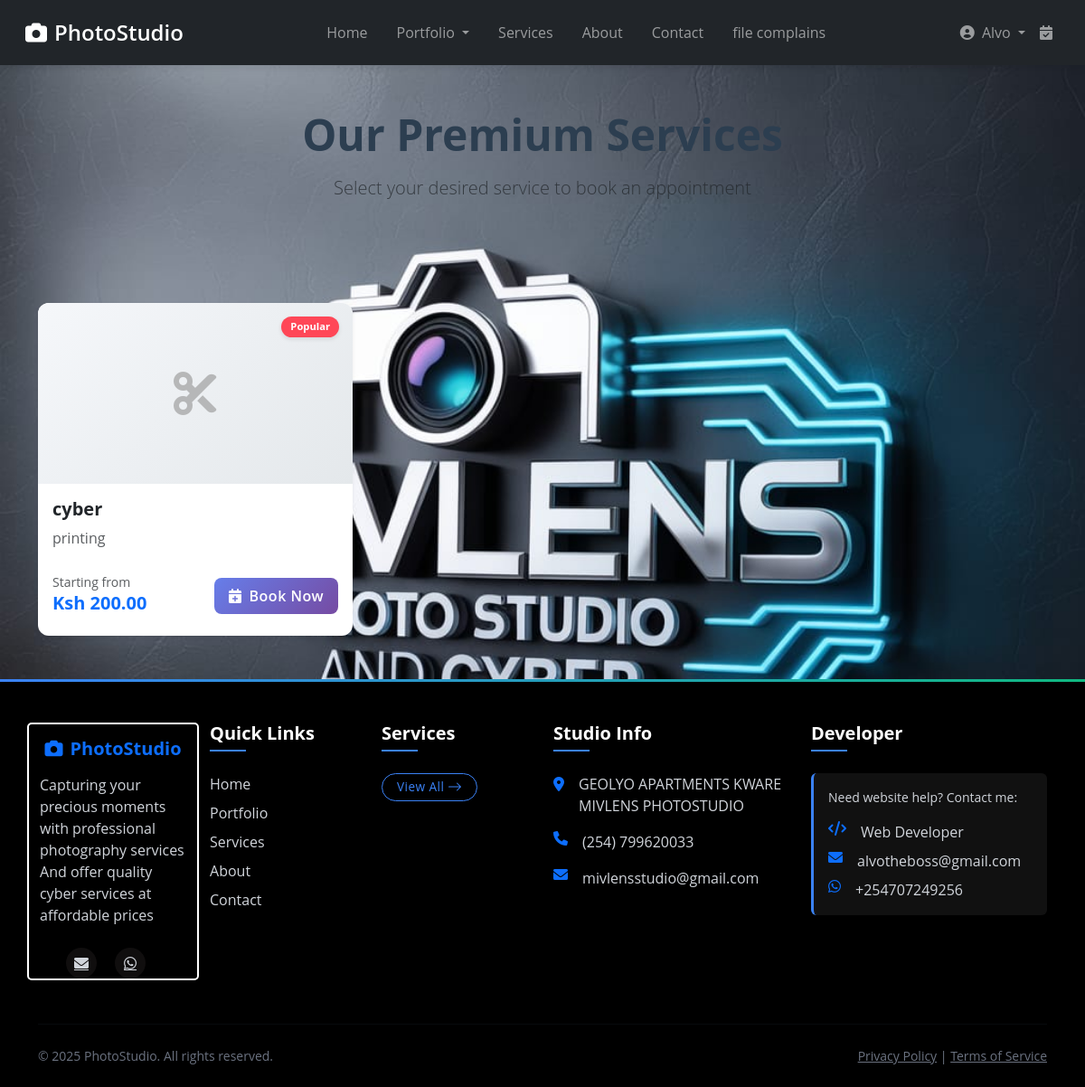
Page /bookings/create/ (signed in) on the committed database.
### userauths/models.py (models this page shows, shortened)
class User(AbstractUser):
    phone_validator = RegexValidator(
        regex=r'^(07|01)\d{8}$',
        message="Phone number must start with 07 or 01 and be exactly 10 digits."
    )
    phone = models.CharField(
        max_length=10,
        unique=True,
        validators=[phone_validator],
        help_text="Enter a valid phone number starting with 07 or 01"
    )
    username = models.CharField(max_length=100, unique=True)
    bio = models.CharField(max_length=100, blank=True, null=True)
    USERNAME_FIELD = "phone"  # Authenticate with phone instead of email
    REQUIRED_FIELDS = ['username', 'email']

### studio/models.py (models this page shows, shortened)
class Service(models.Model):
    name = models.CharField(max_length=200)
    slug = models.SlugField(max_length=200, unique=True, blank=True)
    description = models.TextField()
    base_price = models.DecimalField(max_digits=8, decimal_places=2)
    duration = models.DurationField()
    cover_image = models.ImageField(upload_to='service_covers/', blank=True, null=True)
    available = models.BooleanField(default=True)

### bookings/views.py (the view)
# urls.py: path('create/', select_service, name='create_booking'),
@login_required
def select_service(request):
    services = Service.objects.filter(available=True)
    return render(request, 'bookings/select_service.html', {'services': services})

### bookings/templates/bookings/select_service.html (shortened to what this page needs)
{% extends 'base.html' %}
{% load static %}
{% block content %}
<div class="container py-5 animate__animated animate__fadeIn">
    <div class="row">
        <div class="col-12 text-center mb-5">
            <h1 class="fw-bold display-5 mb-3" style="color: #2c3e50;">Our Premium Services</h1>
            <p class="lead text-muted">Select your desired service to book an appointment</p>
        </div>
        <div class="row row-cols-1 row-cols-md-3 g-4">
            {% for service in services %}
            <div class="col animate__animated animate__fadeInUp" style="animation-delay: {{ forloop.counter0|divisibleby:3|yesno:'0,0.1s,0.2s' }};">
                <div class="card h-100 border-0 shadow-sm service-card">
                    {% if service.image %}
                    <div class="card-img-container">
                        <img src="{{ service.image.url }}" class="card-img-top" alt="{{ service.name }}">
                    </div>
                    {% else %}
                    <div class="card-img-placeholder">
                        <i class="fas fa-cut"></i>
                    </div>
                    {% endif %}
                    <div class="card-body">
                        <div class="service-badge">Popular</div>
                        <h5 class="card-title fw-bold">{{ service.name }}</h5>
                        <p class="card-text text-muted mb-4">{{ service.description|truncatechars:100 }}</p>
                        <div class="d-flex justify-content-between align-items-center mt-auto">
                            <div>
                                <span class="text-muted small">Starting from</span>
                                <span class="fw-bold h5 text-primary d-block">Ksh {{ service.base_price }}</span>
                            </div>
                            <a href="{% url 'bookings:create_booking' service.id %}"
                               class="btn btn-primary btn-book">
                                <i class="fas fa-calendar-plus me-2"></i>Book Now
                            </a>
                        </div>
                    </div>
                </div>
            </div>
            {% endfor %}
        </div>
    </div>
</div>
{% endblock %}
{% block extra_css %}
<link rel="stylesheet" href="https://cdnjs.cloudflare.com/ajax/libs/animate.css/4.1.1/animate.min.css"/>
<link rel="stylesheet" href="https://cdnjs.cloudflare.com/ajax/libs/font-awesome/6.0.0-beta3/css/all.min.css">
{% endblock %}

### studio/templates/includes/navigation.html (shortened to what this page needs)
<nav class="navbar navbar-expand-lg navbar-dark bg-dark">
    <div class="container-fluid">
        <a class="navbar-brand me-5" href="{% url 'studio:home' %}" style="margin-right: 5rem !important;">
            <i class="fas fa-camera me-2 camera-icon"></i>PhotoStudio
        </a>
        <div class="collapse navbar-collapse" id="mainNav">
            <ul class="navbar-nav mx-auto">
                <li class="nav-item mx-2">
                    <a class="nav-link {% if request.resolver_match.url_name == 'home' %}active{% endif %}"
                       href="{% url 'studio:home' %}">
                        Home
                    </a>
                </li>
                <li class="nav-item dropdown mx-2">
                    <a class="nav-link dropdown-toggle {% if 'portfolio' in request.resolver_match.url_name %}active{% endif %}"
                       href="#" id="portfolioDropdown" role="button"
                       data-bs-toggle="dropdown" aria-expanded="false">
                        Portfolio
                    </a>
                </li>
                <li class="nav-item mx-2">
                    <a class="nav-link {% if request.resolver_match.url_name == 'services' %}active{% endif %}"
                       href="{% url 'studio:services' %}">
                        Services
                    </a>
                </li>
                <li class="nav-item mx-2">
                    <a class="nav-link {% if request.resolver_match.url_name == 'about' %}active{% endif %}"
                       href="{% url 'studio:about' %}">
                        About
                    </a>
                </li>
                <li class="nav-item mx-2">
                    <a class="nav-link {% if request.resolver_match.url_name == 'contact' %}active{% endif %}"
                       href="{% url 'studio:contact' %}">
                        Contact
                    </a>
                </li>
                <li class="nav-item mx-2">
                    <a class="nav-link {% if request.resolver_match.url_name == 'complain_page' %}active{% endif %}"
                       href="{% url 'studio:complain_page' %}">
                        file complains
                    </a>
                </li>
            </ul>
            <ul class="navbar-nav ms-auto">
                {% if user.is_authenticated %}
                <li class="nav-item dropdown">
                    <a class="nav-link dropdown-toggle" href="#" id="userDropdown" role="button" data-bs-toggle="dropdown">
                        <i class="fas fa-user-circle me-1"></i>
                        {{ user.get_short_name|default:user.username }}
                    </a>
                </li>
                <li class="nav-item">
                    <a class="nav-link position-relative" href="{% url 'bookings:user_bookings' %}">
                        <i class="fas fa-calendar-check"></i>
                    </a>
                </li>
                {% endif %}
            </ul>
        </div>
    </div>
</nav>

### studio/static/css/main.css (style rules this page uses)
body { font-family: 'Open Sans', sans-serif; color: #333; background-color: #f8f9fa; }
.navbar { background-color: #fff; box-shadow: 0 2px 10px rgba(0,0,0,0.1); }
.navbar-brand { font-weight: 700; font-size: 1.5rem; }
.card { transition: transform 0.3s ease, box-shadow 0.3s ease; border: none; border-radius: 10px; overflow: hidden; box-shadow: 0 4px 6px rgba(0,0,0,0.1); }

### studio/templates/includes/navigation.html (style rules this page uses)
.navbar { padding: 0.8rem 1rem; }
.navbar-brand { font-size: 1.5rem; font-weight: 600; transition: all 0.3s ease; }
.camera-icon { transition: transform 0.7s ease; }
.nav-link { position: relative; padding: 0.5rem 1rem; transition: all 0.3s ease; }

### rows in the picture
User: get_short_name "Alvo"
Service: name "cyber", description "printing", base_price "200.00"
